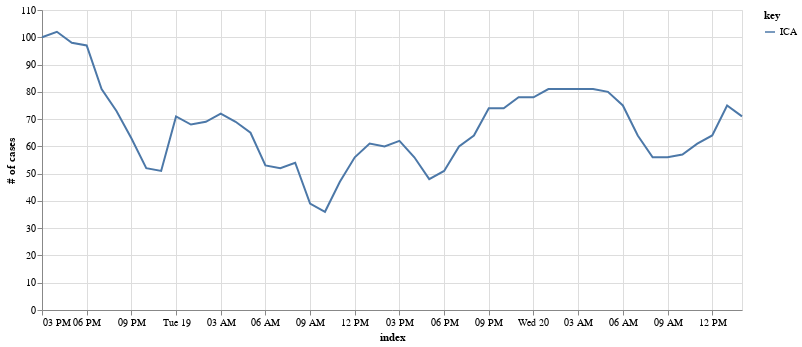

The cell this chart's notebook holds for it:
### Code cell
line

### Figure 1 — Vega-Lite specification as saved in the notebook (floating-point values rounded to 4 significant figures)
{"config": {"view": {"continuousWidth": 400, "continuousHeight": 300}}, "data": {"name": "data-c0a0014f4142dfe98e842ed7dabc8aeb"}, "mark": "line", "encoding": {"color": {"field": "key", "type": "nominal"}, "tooltip": [{"field": "index", "timeUnit": "yearmonthdate", "type": "temporal"}, {"field": "ICA", "type": "quantitative"}], "x": {"field": "index", "type": "temporal"}, "y": {"axis": {"title": "# of cases"}, "field": "value", "type": "quantitative"}}, "transform": [{"fold": ["ICA"]}], "width": 700, "$schema": "https://vega.github.io/schema/vega-lite/v4.17.0.json", "datasets": {"data-c0a0014f4142dfe98e842ed7dabc8aeb": [{"index": "2022-04-18T15:00:00+00:00", "BEN": 0.0, "CH4": null, "CO": 0.0, "Categoria": 1, "EBE": 0.0, "ICA": 100, "NMHC": null, "NO": 8.0, "NO2": 22.0, "NOx": 34.0, "O3": 100.0, "PM10": 10.0, "PM25": 4.0, "PUNTO_MUESTREO": "28079008_1_38", "SO2": 4.0, "TCH": null, "TOL": 1.0}, {"index": "2022-04-18T16:00:00+00:00", "BEN": 0.0, "CH4": null, "CO": 0.0, "Categoria": 1, "EBE": 0.0, "ICA": 102, "NMHC": null, "NO": 7.0, "NO2": 22.0, "NOx": 32.0, "O3": 102.0, "PM10": 25.0, "PM25": 15.0, "PUNTO_MUESTREO": "28079008_1_38", "SO2": 4.0, "TCH": null, "TOL": 1.0}, {"index": "2022-04-18T17:00:00+00:00", "BEN": 0.0, "CH4": null, "CO": 0.0, "Categoria": 1, "EBE": 0.0, "ICA": 98, "NMHC": null, "NO": 8.0, "NO2": 25.0, "NOx": 37.0, "O3": 98.0, "PM10": 28.0, "PM25": 14.0, "PUNTO_MUESTREO": "28079008_1_38", "SO2": 4.0, "TCH": null, "TOL": 0.0}, {"index": "2022-04-18T18:00:00+00:00", "BEN": 0.0, "CH4": null, "CO": 0.0, "Categoria": 1, "EBE": 0.0, "ICA": 97, "NMHC": null, "NO": 7.0, "NO2": 25.0, "NOx": 35.0, "O3": 97.0, "PM10": 22.0, "PM25": 6.0, "PUNTO_MUESTREO": "28079008_1_38", "SO2": 4.0, "TCH": null, "TOL": 1.0}, {"index": "2022-04-18T19:00:00+00:00", "BEN": 0.0, "CH4": null, "CO": 0.0, "Categoria": 1, "EBE": 0.0, "ICA": 81, "NMHC": null, "NO": 7.0, "NO2": 35.0, "NOx": 47.0, "O3": 81.0, "PM10": 25.0, "PM25": 10.0, "PUNTO_MUESTREO": "28079008_1_38", "SO2": 4.0, "TCH": null, "TOL": 1.0}, {"index": "2022-04-18T20:00:00+00:00", "BEN": 0.0, "CH4": null, "CO": 0.0, "Categoria": 0, "EBE": 0.0, "ICA": 73, "NMHC": null, "NO": 6.0, "NO2": 35.0, "NOx": 43.0, "O3": 73.0, "PM10": 30.0, "PM25": 11.0, "PUNTO_MUESTREO": "28079008_1_38", "SO2": 4.0, "TCH": null, "TOL": 1.0}, {"index": "2022-04-18T21:00:00+00:00", "BEN": 0.0, "CH4": null, "CO": 0.0, "Categoria": 0, "EBE": 0.0, "ICA": 63, "NMHC": null, "NO": 4.0, "NO2": 37.0, "NOx": 44.0, "O3": 63.0, "PM10": 22.0, "PM25": 8.0, "PUNTO_MUESTREO": "28079008_1_38", "SO2": 4.0, "TCH": null, "TOL": 1.0}, {"index": "2022-04-18T22:00:00+00:00", "BEN": 0.0, "CH4": null, "CO": 0.0, "Categoria": 0, "EBE": 0.0, "ICA": 52, "NMHC": null, "NO": 4.0, "NO2": 41.0, "NOx": 47.0, "O3": 52.0, "PM10": 22.0, "PM25": 10.0, "PUNTO_MUESTREO": "28079008_1_38", "SO2": 4.0, "TCH": null, "TOL": 1.0}, {"index": "2022-04-18T23:00:00+00:00", "BEN": 0.0, "CH4": null, "CO": 0.0, "Categoria": 0, "EBE": 0.0, "ICA": 51, "NMHC": null, "NO": 3.0, "NO2": 37.0, "NOx": 41.0, "O3": 51.0, "PM10": 19.0, "PM25": 10.0, "PUNTO_MUESTREO": "28079008_1_38", "SO2": 4.0, "TCH": null, "TOL": 2.0}, {"index": "2022-04-19T00:00:00+00:00", "BEN": 0.0, "CH4": null, "CO": 0.0, "Categoria": 0, "EBE": 0.0, "ICA": 71, "NMHC": null, "NO": 2.0, "NO2": 25.0, "NOx": 29.0, "O3": 71.0, "PM10": 13.0, "PM25": 7.0, "PUNTO_MUESTREO": "28079008_1_38", "SO2": 4.0, "TCH": null, "TOL": 2.0}, {"index": "2022-04-19T01:00:00+00:00", "BEN": 0.0, "CH4": null, "CO": 0.0, "Categoria": 0, "EBE": 0.0, "ICA": 68, "NMHC": null, "NO": 2.0, "NO2": 25.0, "NOx": 29.0, "O3": 68.0, "PM10": 14.0, "PM25": 10.0, "PUNTO_MUESTREO": "28079008_1_38", "SO2": 4.0, "TCH": null, "TOL": 7.0}, {"index": "2022-04-19T02:00:00+00:00", "BEN": 0.0, "CH4": null, "CO": 0.0, "Categoria": 0, "EBE": 0.0, "ICA": 69, "NMHC": null, "NO": 2.0, "NO2": 15.0, "NOx": 19.0, "O3": 69.0, "PM10": 12.0, "PM25": 8.0, "PUNTO_MUESTREO": "28079008_1_38", "SO2": 4.0, "TCH": null, "TOL": 3.0}, {"index": "2022-04-19T03:00:00+00:00", "BEN": 0.0, "CH4": null, "CO": 0.0, "Categoria": 0, "EBE": 0.0, "ICA": 72, "NMHC": null, "NO": 2.0, "NO2": 10.0, "NOx": 13.0, "O3": 72.0, "PM10": 15.0, "PM25": 11.0, "PUNTO_MUESTREO": "28079008_1_38", "SO2": 4.0, "TCH": null, "TOL": 1.0}, {"index": "2022-04-19T04:00:00+00:00", "BEN": 0.0, "CH4": null, "CO": 0.0, "Categoria": 0, "EBE": 0.0, "ICA": 69, "NMHC": null, "NO": 2.0, "NO2": 11.0, "NOx": 14.0, "O3": 69.0, "PM10": 9.0, "PM25": 6.0, "PUNTO_MUESTREO": "28079008_1_38", "SO2": 4.0, "TCH": null, "TOL": 0.0}, {"index": "2022-04-19T05:00:00+00:00", "BEN": 0.0, "CH4": null, "CO": 0.0, "Categoria": 0, "EBE": 0.0, "ICA": 65, "NMHC": null, "NO": 2.0, "NO2": 14.0, "NOx": 17.0, "O3": 65.0, "PM10": 6.0, "PM25": 3.0, "PUNTO_MUESTREO": "28079008_1_38", "SO2": 4.0, "TCH": null, "TOL": 1.0}, {"index": "2022-04-19T06:00:00+00:00", "BEN": 0.0, "CH4": null, "CO": 0.0, "Categoria": 0, "EBE": 0.0, "ICA": 53, "NMHC": null, "NO": 3.0, "NO2": 25.0, "NOx": 30.0, "O3": 53.0, "PM10": 9.0, "PM25": 6.0, "PUNTO_MUESTREO": "28079008_1_38", "SO2": 4.0, "TCH": null, "TOL": 1.0}, {"index": "2022-04-19T07:00:00+00:00", "BEN": 0.0, "CH4": null, "CO": 0.0, "Categoria": 1, "EBE": 0.0, "ICA": 52, "NMHC": null, "NO": 7.0, "NO2": 52.0, "NOx": 63.0, "O3": 27.0, "PM10": 9.0, "PM25": 4.0, "PUNTO_MUESTREO": "28079008_1_38", "SO2": 4.0, "TCH": null, "TOL": 1.0}, {"index": "2022-04-19T08:00:00+00:00", "BEN": 0.0, "CH4": null, "CO": 0.0, "Categoria": 1, "EBE": 0.0, "ICA": 54, "NMHC": null, "NO": 12.0, "NO2": 54.0, "NOx": 73.0, "O3": 24.0, "PM10": 13.0, "PM25": 7.0, "PUNTO_MUESTREO": "28079008_1_38", "SO2": 5.0, "TCH": null, "TOL": 1.0}, {"index": "2022-04-19T09:00:00+00:00", "BEN": 0.0, "CH4": null, "CO": 0.0, "Categoria": 0, "EBE": 0.0, "ICA": 39, "NMHC": null, "NO": 12.0, "NO2": 39.0, "NOx": 58.0, "O3": 34.0, "PM10": 16.0, "PM25": 9.0, "PUNTO_MUESTREO": "28079008_1_38", "SO2": 5.0, "TCH": null, "TOL": 1.0}, {"index": "2022-04-19T10:00:00+00:00", "BEN": 0.0, "CH4": null, "CO": 0.0, "Categoria": 0, "EBE": 0.0, "ICA": 36, "NMHC": null, "NO": 12.0, "NO2": 36.0, "NOx": 55.0, "O3": 35.0, "PM10": 18.0, "PM25": 11.0, "PUNTO_MUESTREO": "28079008_1_38", "SO2": 5.0, "TCH": null, "TOL": 1.0}, {"index": "2022-04-19T11:00:00+00:00", "BEN": 0.0, "CH4": null, "CO": 0.0, "Categoria": 0, "EBE": 0.0, "ICA": 47, "NMHC": null, "NO": 11.0, "NO2": 27.0, "NOx": 44.0, "O3": 47.0, "PM10": 18.0, "PM25": 10.0, "PUNTO_MUESTREO": "28079008_1_38", "SO2": 5.0, "TCH": null, "TOL": 2.0}, {"index": "2022-04-19T12:00:00+00:00", "BEN": 0.0, "CH4": null, "CO": 0.0, "Categoria": 0, "EBE": 0.0, "ICA": 56, "NMHC": null, "NO": 8.0, "NO2": 23.0, "NOx": 36.0, "O3": 56.0, "PM10": 15.0, "PM25": 7.0, "PUNTO_MUESTREO": "28079008_1_38", "SO2": 4.0, "TCH": null, "TOL": 1.0}, {"index": "2022-04-19T13:00:00+00:00", "BEN": 0.0, "CH4": null, "CO": 0.0, "Categoria": 0, "EBE": 0.0, "ICA": 61, "NMHC": null, "NO": 7.0, "NO2": 25.0, "NOx": 36.0, "O3": 61.0, "PM10": 16.0, "PM25": 9.0, "PUNTO_MUESTREO": "28079008_1_38", "SO2": 4.0, "TCH": null, "TOL": 1.0}, {"index": "2022-04-19T14:00:00+00:00", "BEN": 0.0, "CH4": null, "CO": 0.0, "Categoria": 0, "EBE": 0.0, "ICA": 60, "NMHC": null, "NO": 6.0, "NO2": 25.0, "NOx": 35.0, "O3": 60.0, "PM10": 15.0, "PM25": 9.0, "PUNTO_MUESTREO": "28079008_1_38", "SO2": 4.0, "TCH": null, "TOL": 2.0}, {"index": "2022-04-19T15:00:00+00:00", "BEN": 0.0, "CH4": null, "CO": 0.0, "Categoria": 0, "EBE": 0.0, "ICA": 62, "NMHC": null, "NO": 7.0, "NO2": 29.0, "NOx": 41.0, "O3": 62.0, "PM10": 17.0, "PM25": 11.0, "PUNTO_MUESTREO": "28079008_1_38", "SO2": 4.0, "TCH": null, "TOL": 1.0}, {"index": "2022-04-19T16:00:00+00:00", "BEN": 0.0, "CH4": null, "CO": 0.0, "Categoria": 0, "EBE": 0.0, "ICA": 56, "NMHC": null, "NO": 8.0, "NO2": 23.0, "NOx": 36.0, "O3": 56.0, "PM10": 16.0, "PM25": 6.0, "PUNTO_MUESTREO": "28079008_1_38", "SO2": 4.0, "TCH": null, "TOL": 2.0}, {"index": "2022-04-19T17:00:00+00:00", "BEN": 0.0, "CH4": null, "CO": 0.0, "Categoria": 0, "EBE": 0.0, "ICA": 48, "NMHC": null, "NO": 6.0, "NO2": 22.0, "NOx": 30.0, "O3": 48.0, "PM10": 7.0, "PM25": 1.0, "PUNTO_MUESTREO": "28079008_1_38", "SO2": 4.0, "TCH": null, "TOL": 2.0}, {"index": "2022-04-19T18:00:00+00:00", "BEN": 0.0, "CH4": null, "CO": 0.0, "Categoria": 0, "EBE": 0.0, "ICA": 51, "NMHC": null, "NO": 7.0, "NO2": 22.0, "NOx": 32.0, "O3": 51.0, "PM10": 8.0, "PM25": 3.0, "PUNTO_MUESTREO": "28079008_1_38", "SO2": 4.0, "TCH": null, "TOL": 1.0}, {"index": "2022-04-19T19:00:00+00:00", "BEN": 0.0, "CH4": null, "CO": 0.0, "Categoria": 0, "EBE": 0.0, "ICA": 60, "NMHC": null, "NO": 5.0, "NO2": 19.0, "NOx": 26.0, "O3": 60.0, "PM10": 7.0, "PM25": 1.0, "PUNTO_MUESTREO": "28079008_1_38", "SO2": 4.0, "TCH": null, "TOL": 1.0}, {"index": "2022-04-19T20:00:00+00:00", "BEN": 0.0, "CH4": null, "CO": 0.0, "Categoria": 0, "EBE": 0.0, "ICA": 64, "NMHC": null, "NO": 4.0, "NO2": 20.0, "NOx": 26.0, "O3": 64.0, "PM10": 3.0, "PM25": 1.0, "PUNTO_MUESTREO": "28079008_1_38", "SO2": 4.0, "TCH": null, "TOL": 0.0}, {"index": "2022-04-19T21:00:00+00:00", "BEN": 0.0, "CH4": null, "CO": 0.0, "Categoria": 0, "EBE": 0.0, "ICA": 74, "NMHC": null, "NO": 3.0, "NO2": 14.0, "NOx": 18.0, "O3": 74.0, "PM10": 6.0, "PM25": 2.0, "PUNTO_MUESTREO": "28079008_1_38", "SO2": 4.0, "TCH": null, "TOL": 0.0}, {"index": "2022-04-19T22:00:00+00:00", "BEN": 0.0, "CH4": null, "CO": 0.0, "Categoria": 0, "EBE": 0.0, "ICA": 74, "NMHC": null, "NO": 2.0, "NO2": 14.0, "NOx": 18.0, "O3": 74.0, "PM10": 1.0, "PM25": 1.0, "PUNTO_MUESTREO": "28079008_1_38", "SO2": 4.0, "TCH": null, "TOL": 0.0}, {"index": "2022-04-19T23:00:00+00:00", "BEN": 0.0, "CH4": null, "CO": 0.0, "Categoria": 0, "EBE": 0.0, "ICA": 78, "NMHC": null, "NO": 2.0, "NO2": 12.0, "NOx": 15.0, "O3": 78.0, "PM10": 2.0, "PM25": 1.0, "PUNTO_MUESTREO": "28079008_1_38", "SO2": 4.0, "TCH": null, "TOL": 0.0}, {"index": "2022-04-20T00:00:00+00:00", "BEN": 0.0, "CH4": null, "CO": 0.0, "Categoria": 0, "EBE": 0.0, "ICA": 78, "NMHC": null, "NO": 3.0, "NO2": 12.0, "NOx": 16.0, "O3": 78.0, "PM10": 3.0, "PM25": 2.0, "PUNTO_MUESTREO": "28079008_1_38", "SO2": 4.0, "TCH": null, "TOL": 0.0}, {"index": "2022-04-20T01:00:00+00:00", "BEN": 0.0, "CH4": null, "CO": 0.0, "Categoria": 1, "EBE": 0.0, "ICA": 81, "NMHC": null, "NO": 2.0, "NO2": 7.0, "NOx": 10.0, "O3": 81.0, "PM10": 4.0, "PM25": 3.0, "PUNTO_MUESTREO": "28079008_1_38", "SO2": 4.0, "TCH": null, "TOL": 0.0}, {"index": "2022-04-20T02:00:00+00:00", "BEN": 0.0, "CH4": null, "CO": 0.0, "Categoria": 1, "EBE": 0.0, "ICA": 81, "NMHC": null, "NO": 2.0, "NO2": 7.0, "NOx": 10.0, "O3": 81.0, "PM10": 3.0, "PM25": 1.0, "PUNTO_MUESTREO": "28079008_1_38", "SO2": 4.0, "TCH": null, "TOL": 0.0}, {"index": "2022-04-20T03:00:00+00:00", "BEN": 0.0, "CH4": null, "CO": 0.0, "Categoria": 1, "EBE": 0.0, "ICA": 81, "NMHC": null, "NO": 1.0, "NO2": 7.0, "NOx": 9.0, "O3": 81.0, "PM10": 3.0, "PM25": 2.0, "PUNTO_MUESTREO": "28079008_1_38", "SO2": 4.0, "TCH": null, "TOL": 0.0}, {"index": "2022-04-20T04:00:00+00:00", "BEN": 0.0, "CH4": null, "CO": 0.0, "Categoria": 1, "EBE": 0.0, "ICA": 81, "NMHC": null, "NO": 2.0, "NO2": 6.0, "NOx": 9.0, "O3": 81.0, "PM10": 3.0, "PM25": 1.0, "PUNTO_MUESTREO": "28079008_1_38", "SO2": 4.0, "TCH": null, "TOL": 0.0}, {"index": "2022-04-20T05:00:00+00:00", "BEN": 0.0, "CH4": null, "CO": 0.0, "Categoria": 0, "EBE": 0.0, "ICA": 80, "NMHC": null, "NO": 1.0, "NO2": 7.0, "NOx": 9.0, "O3": 80.0, "PM10": 4.0, "PM25": 3.0, "PUNTO_MUESTREO": "28079008_1_38", "SO2": 4.0, "TCH": null, "TOL": 0.0}, {"index": "2022-04-20T06:00:00+00:00", "BEN": 0.0, "CH4": null, "CO": 0.0, "Categoria": 0, "EBE": 0.0, "ICA": 75, "NMHC": null, "NO": 2.0, "NO2": 11.0, "NOx": 14.0, "O3": 75.0, "PM10": 1.0, "PM25": 1.0, "PUNTO_MUESTREO": "28079008_1_38", "SO2": 4.0, "TCH": null, "TOL": 0.0}, {"index": "2022-04-20T07:00:00+00:00", "BEN": 0.0, "CH4": null, "CO": 0.0, "Categoria": 0, "EBE": 0.0, "ICA": 64, "NMHC": null, "NO": 4.0, "NO2": 24.0, "NOx": 30.0, "O3": 64.0, "PM10": 2.0, "PM25": 2.0, "PUNTO_MUESTREO": "28079008_1_38", "SO2": 4.0, "TCH": null, "TOL": 0.0}, {"index": "2022-04-20T08:00:00+00:00", "BEN": 0.0, "CH4": null, "CO": 0.0, "Categoria": 0, "EBE": 0.0, "ICA": 56, "NMHC": null, "NO": 6.0, "NO2": 35.0, "NOx": 45.0, "O3": 56.0, "PM10": 2.0, "PM25": 1.0, "PUNTO_MUESTREO": "28079008_1_38", "SO2": 4.0, "TCH": null, "TOL": 0.0}, {"index": "2022-04-20T09:00:00+00:00", "BEN": 0.0, "CH4": null, "CO": 0.0, "Categoria": 0, "EBE": 0.0, "ICA": 56, "NMHC": null, "NO": 7.0, "NO2": 37.0, "NOx": 48.0, "O3": 56.0, "PM10": 5.0, "PM25": 4.0, "PUNTO_MUESTREO": "28079008_1_38", "SO2": 4.0, "TCH": null, "TOL": 0.0}, {"index": "2022-04-20T10:00:00+00:00", "BEN": 0.0, "CH4": null, "CO": 0.0, "Categoria": 0, "EBE": 0.0, "ICA": 57, "NMHC": null, "NO": 8.0, "NO2": 34.0, "NOx": 47.0, "O3": 57.0, "PM10": 5.0, "PM25": 4.0, "PUNTO_MUESTREO": "28079008_1_38", "SO2": 4.0, "TCH": null, "TOL": 1.0}, {"index": "2022-04-20T11:00:00+00:00", "BEN": 0.0, "CH4": null, "CO": 0.0, "Categoria": 0, "EBE": 0.0, "ICA": 61, "NMHC": null, "NO": 9.0, "NO2": 30.0, "NOx": 43.0, "O3": 61.0, "PM10": 3.0, "PM25": 2.0, "PUNTO_MUESTREO": "28079008_1_38", "SO2": 4.0, "TCH": null, "TOL": 1.0}, {"index": "2022-04-20T12:00:00+00:00", "BEN": 0.0, "CH4": null, "CO": 0.0, "Categoria": 0, "EBE": 0.0, "ICA": 64, "NMHC": null, "NO": 7.0, "NO2": 29.0, "NOx": 40.0, "O3": 64.0, "PM10": 4.0, "PM25": 1.0, "PUNTO_MUESTREO": "28079008_1_38", "SO2": 4.0, "TCH": null, "TOL": 2.0}, {"index": "2022-04-20T13:00:00+00:00", "BEN": 0.0, "CH4": null, "CO": 0.0, "Categoria": 0, "EBE": 0.0, "ICA": 75, "NMHC": null, "NO": 7.0, "NO2": 21.0, "NOx": 33.0, "O3": 75.0, "PM10": 1.0, "PM25": 1.0, "PUNTO_MUESTREO": "28079008_1_38", "SO2": 4.0, "TCH": null, "TOL": 4.0}, {"index": "2022-04-20T14:00:00+00:00", "BEN": 0.0, "CH4": null, "CO": 0.0, "Categoria": 0, "EBE": 0.0, "ICA": 71, "NMHC": null, "NO": 6.0, "NO2": 23.0, "NOx": 33.0, "O3": 71.0, "PM10": 1.0, "PM25": 1.0, "PUNTO_MUESTREO": "28079008_1_38", "SO2": 5.0, "TCH": null, "TOL": 1.0}]}}
